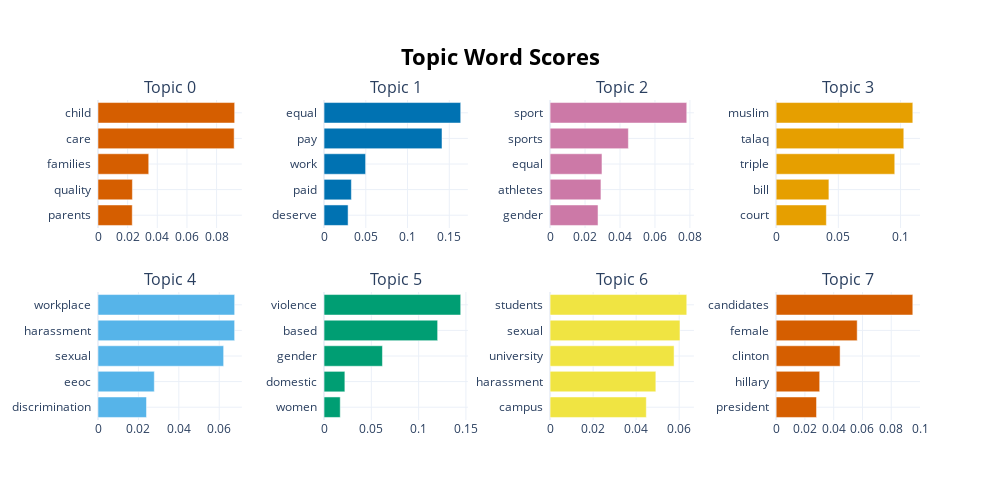

This figure's notebook cell:
### Code cell
topic_model.visualize_barchart()

### Figure 1 — Plotly figure (JSON) as saved in the notebook; plotly's stock layout.template omitted (floating-point values rounded to 4 significant figures)
{"data": [{"marker": {"color": "#D55E00"}, "orientation": "h", "type": "bar", "x": [0.02311, 0.02321, 0.03422, 0.09184, 0.09219], "xaxis": "x", "y": ["parents  ", "quality  ", "families  ", "care  ", "child  "], "yaxis": "y"}, {"marker": {"color": "#0072B2"}, "orientation": "h", "type": "bar", "x": [0.02879, 0.03273, 0.04976, 0.1413, 0.1637], "xaxis": "x2", "y": ["deserve  ", "paid  ", "work  ", "pay  ", "equal  "], "yaxis": "y2"}, {"marker": {"color": "#CC79A7"}, "orientation": "h", "type": "bar", "x": [0.02742, 0.02909, 0.02968, 0.04478, 0.07819], "xaxis": "x3", "y": ["gender  ", "athletes  ", "equal  ", "sports  ", "sport  "], "yaxis": "y3"}, {"marker": {"color": "#E69F00"}, "orientation": "h", "type": "bar", "x": [0.04036, 0.0424, 0.09535, 0.1026, 0.1099], "xaxis": "x4", "y": ["court  ", "bill  ", "triple  ", "talaq  ", "muslim  "], "yaxis": "y4"}, {"marker": {"color": "#56B4E9"}, "orientation": "h", "type": "bar", "x": [0.02401, 0.02787, 0.06218, 0.06762, 0.06763], "xaxis": "x5", "y": ["discrimination  ", "eeoc  ", "sexual  ", "harassment  ", "workplace  "], "yaxis": "y5"}, {"marker": {"color": "#009E73"}, "orientation": "h", "type": "bar", "x": [0.01711, 0.022, 0.06174, 0.1201, 0.1445], "xaxis": "x6", "y": ["women  ", "domestic  ", "gender  ", "based  ", "violence  "], "yaxis": "y6"}, {"marker": {"color": "#F0E442"}, "orientation": "h", "type": "bar", "x": [0.04471, 0.04915, 0.05763, 0.06037, 0.06352], "xaxis": "x7", "y": ["campus  ", "harassment  ", "university  ", "sexual  ", "students  "], "yaxis": "y7"}, {"marker": {"color": "#D55E00"}, "orientation": "h", "type": "bar", "x": [0.02807, 0.03026, 0.04446, 0.05633, 0.095], "xaxis": "x8", "y": ["president  ", "hillary  ", "clinton  ", "female  ", "candidates  "], "yaxis": "y8"}], "layout": {"annotations": [{"font": {"size": 16}, "showarrow": false, "text": "Topic 0", "x": 0.0875, "xanchor": "center", "xref": "paper", "y": 1, "yanchor": "bottom", "yref": "paper"}, {"font": {"size": 16}, "showarrow": false, "text": "Topic 1", "x": 0.3625, "xanchor": "center", "xref": "paper", "y": 1, "yanchor": "bottom", "yref": "paper"}, {"font": {"size": 16}, "showarrow": false, "text": "Topic 2", "x": 0.6375, "xanchor": "center", "xref": "paper", "y": 1, "yanchor": "bottom", "yref": "paper"}, {"font": {"size": 16}, "showarrow": false, "text": "Topic 3", "x": 0.9125, "xanchor": "center", "xref": "paper", "y": 1, "yanchor": "bottom", "yref": "paper"}, {"font": {"size": 16}, "showarrow": false, "text": "Topic 4", "x": 0.0875, "xanchor": "center", "xref": "paper", "y": 0.4, "yanchor": "bottom", "yref": "paper"}, {"font": {"size": 16}, "showarrow": false, "text": "Topic 5", "x": 0.3625, "xanchor": "center", "xref": "paper", "y": 0.4, "yanchor": "bottom", "yref": "paper"}, {"font": {"size": 16}, "showarrow": false, "text": "Topic 6", "x": 0.6375, "xanchor": "center", "xref": "paper", "y": 0.4, "yanchor": "bottom", "yref": "paper"}, {"font": {"size": 16}, "showarrow": false, "text": "Topic 7", "x": 0.9125, "xanchor": "center", "xref": "paper", "y": 0.4, "yanchor": "bottom", "yref": "paper"}], "height": 500, "hoverlabel": {"bgcolor": "white", "font": {"family": "Rockwell", "size": 16}}, "showlegend": false, "title": {"font": {"color": "Black", "size": 22}, "text": "<b>Topic Word Scores", "x": 0.5, "xanchor": "center", "yanchor": "top"}, "width": 1000, "xaxis": {"anchor": "y", "domain": [0, 0.175], "showgrid": true}, "xaxis2": {"anchor": "y2", "domain": [0.275, 0.45], "showgrid": true}, "xaxis3": {"anchor": "y3", "domain": [0.55, 0.725], "showgrid": true}, "xaxis4": {"anchor": "y4", "domain": [0.825, 1], "showgrid": true}, "xaxis5": {"anchor": "y5", "domain": [0, 0.175], "showgrid": true}, "xaxis6": {"anchor": "y6", "domain": [0.275, 0.45], "showgrid": true}, "xaxis7": {"anchor": "y7", "domain": [0.55, 0.725], "showgrid": true}, "xaxis8": {"anchor": "y8", "domain": [0.825, 1], "showgrid": true}, "yaxis": {"anchor": "x", "domain": [0.6, 1], "showgrid": true}, "yaxis2": {"anchor": "x2", "domain": [0.6, 1], "showgrid": true}, "yaxis3": {"anchor": "x3", "domain": [0.6, 1], "showgrid": true}, "yaxis4": {"anchor": "x4", "domain": [0.6, 1], "showgrid": true}, "yaxis5": {"anchor": "x5", "domain": [0, 0.4], "showgrid": true}, "yaxis6": {"anchor": "x6", "domain": [0, 0.4], "showgrid": true}, "yaxis7": {"anchor": "x7", "domain": [0, 0.4], "showgrid": true}, "yaxis8": {"anchor": "x8", "domain": [0, 0.4], "showgrid": true}}}
